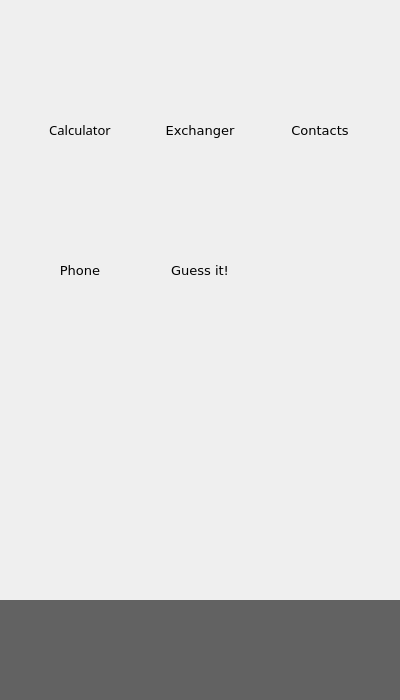
<?xml version="1.0" encoding="UTF-8"?>
<ui version="4.0">
 <class>Form</class>
 <widget class="QWidget" name="Form">
  <property name="geometry">
   <rect>
    <x>0</x>
    <y>0</y>
    <width>400</width>
    <height>700</height>
   </rect>
  </property>
  <property name="minimumSize">
   <size>
    <width>400</width>
    <height>700</height>
   </size>
  </property>
  <property name="maximumSize">
   <size>
    <width>400</width>
    <height>700</height>
   </size>
  </property>
  <property name="windowTitle">
   <string>Form</string>
  </property>
  <property name="styleSheet">
   <string notr="true">QWidget::setFixedSize(400,800)
</string>
  </property>
  <widget class="QLabel" name="home_app_2">
   <property name="geometry">
    <rect>
     <x>0</x>
     <y>0</y>
     <width>400</width>
     <height>800</height>
    </rect>
   </property>
   <property name="minimumSize">
    <size>
     <width>400</width>
     <height>800</height>
    </size>
   </property>
   <property name="maximumSize">
    <size>
     <width>400</width>
     <height>800</height>
    </size>
   </property>
   <property name="font">
    <font>
     <family>Verdana</family>
     <pointsize>10</pointsize>
    </font>
   </property>
   <property name="text">
    <string/>
   </property>
   <property name="pixmap">
    <pixmap>pic/background.jpg</pixmap>
   </property>
  </widget>
  <widget class="QPushButton" name="exchanger_app">
   <property name="geometry">
    <rect>
     <x>160</x>
     <y>40</y>
     <width>80</width>
     <height>80</height>
    </rect>
   </property>
   <property name="minimumSize">
    <size>
     <width>80</width>
     <height>80</height>
    </size>
   </property>
   <property name="maximumSize">
    <size>
     <width>80</width>
     <height>80</height>
    </size>
   </property>
   <property name="styleSheet">
    <string notr="true">QPushButton {
    border-radius: 1px;
}
</string>
   </property>
   <property name="text">
    <string/>
   </property>
   <property name="icon">
    <iconset>
     <normaloff>pic/currency_logo.png</normaloff>pic/currency_logo.png</iconset>
   </property>
   <property name="iconSize">
    <size>
     <width>80</width>
     <height>80</height>
    </size>
   </property>
  </widget>
  <widget class="QPushButton" name="calculator_app">
   <property name="geometry">
    <rect>
     <x>40</x>
     <y>40</y>
     <width>80</width>
     <height>80</height>
    </rect>
   </property>
   <property name="minimumSize">
    <size>
     <width>80</width>
     <height>80</height>
    </size>
   </property>
   <property name="maximumSize">
    <size>
     <width>80</width>
     <height>80</height>
    </size>
   </property>
   <property name="styleSheet">
    <string notr="true">QPushButton {
    border-radius: 1px;
}
</string>
   </property>
   <property name="text">
    <string/>
   </property>
   <property name="icon">
    <iconset>
     <normaloff>pic/calc_logo.png</normaloff>pic/calc_logo.png</iconset>
   </property>
   <property name="iconSize">
    <size>
     <width>80</width>
     <height>80</height>
    </size>
   </property>
  </widget>
  <widget class="QPushButton" name="contact_app">
   <property name="geometry">
    <rect>
     <x>280</x>
     <y>40</y>
     <width>80</width>
     <height>80</height>
    </rect>
   </property>
   <property name="minimumSize">
    <size>
     <width>80</width>
     <height>80</height>
    </size>
   </property>
   <property name="maximumSize">
    <size>
     <width>80</width>
     <height>80</height>
    </size>
   </property>
   <property name="styleSheet">
    <string notr="true">QPushButton {
    border-radius: 1px;
}
</string>
   </property>
   <property name="text">
    <string/>
   </property>
   <property name="icon">
    <iconset>
     <normaloff>pic/contact_logo.png</normaloff>pic/contact_logo.png</iconset>
   </property>
   <property name="iconSize">
    <size>
     <width>90</width>
     <height>90</height>
    </size>
   </property>
  </widget>
  <widget class="QPushButton" name="phone_app">
   <property name="geometry">
    <rect>
     <x>40</x>
     <y>180</y>
     <width>80</width>
     <height>80</height>
    </rect>
   </property>
   <property name="minimumSize">
    <size>
     <width>80</width>
     <height>80</height>
    </size>
   </property>
   <property name="maximumSize">
    <size>
     <width>80</width>
     <height>80</height>
    </size>
   </property>
   <property name="styleSheet">
    <string notr="true">QPushButton {
    border-radius: 1px;
}
</string>
   </property>
   <property name="text">
    <string/>
   </property>
   <property name="icon">
    <iconset>
     <normaloff>pic/phone_logo.png</normaloff>pic/phone_logo.png</iconset>
   </property>
   <property name="iconSize">
    <size>
     <width>90</width>
     <height>90</height>
    </size>
   </property>
  </widget>
  <widget class="QPushButton" name="game_app">
   <property name="geometry">
    <rect>
     <x>160</x>
     <y>180</y>
     <width>80</width>
     <height>80</height>
    </rect>
   </property>
   <property name="minimumSize">
    <size>
     <width>80</width>
     <height>80</height>
    </size>
   </property>
   <property name="maximumSize">
    <size>
     <width>80</width>
     <height>80</height>
    </size>
   </property>
   <property name="styleSheet">
    <string notr="true">QPushButton {
    border-radius: 1px;
}
</string>
   </property>
   <property name="text">
    <string/>
   </property>
   <property name="icon">
    <iconset>
     <normaloff>pic/guess_logo.png</normaloff>pic/guess_logo.png</iconset>
   </property>
   <property name="iconSize">
    <size>
     <width>80</width>
     <height>80</height>
    </size>
   </property>
  </widget>
  <widget class="QLabel" name="calculator_label">
   <property name="geometry">
    <rect>
     <x>40</x>
     <y>120</y>
     <width>80</width>
     <height>20</height>
    </rect>
   </property>
   <property name="minimumSize">
    <size>
     <width>80</width>
     <height>20</height>
    </size>
   </property>
   <property name="maximumSize">
    <size>
     <width>80</width>
     <height>20</height>
    </size>
   </property>
   <property name="font">
    <font>
     <family>Segoe Fluent Icons</family>
     <pointsize>10</pointsize>
     <bold>false</bold>
    </font>
   </property>
   <property name="layoutDirection">
    <enum>Qt::LeftToRight</enum>
   </property>
   <property name="text">
    <string>Calculator</string>
   </property>
   <property name="scaledContents">
    <bool>true</bool>
   </property>
   <property name="alignment">
    <set>Qt::AlignCenter</set>
   </property>
  </widget>
  <widget class="QLabel" name="exchanger_label">
   <property name="geometry">
    <rect>
     <x>160</x>
     <y>120</y>
     <width>80</width>
     <height>20</height>
    </rect>
   </property>
   <property name="minimumSize">
    <size>
     <width>80</width>
     <height>20</height>
    </size>
   </property>
   <property name="maximumSize">
    <size>
     <width>80</width>
     <height>20</height>
    </size>
   </property>
   <property name="font">
    <font>
     <family>Verdana</family>
     <pointsize>10</pointsize>
    </font>
   </property>
   <property name="layoutDirection">
    <enum>Qt::LeftToRight</enum>
   </property>
   <property name="text">
    <string>Exchanger</string>
   </property>
   <property name="scaledContents">
    <bool>true</bool>
   </property>
   <property name="alignment">
    <set>Qt::AlignCenter</set>
   </property>
  </widget>
  <widget class="QLabel" name="contact_label">
   <property name="geometry">
    <rect>
     <x>280</x>
     <y>120</y>
     <width>80</width>
     <height>20</height>
    </rect>
   </property>
   <property name="minimumSize">
    <size>
     <width>80</width>
     <height>20</height>
    </size>
   </property>
   <property name="maximumSize">
    <size>
     <width>80</width>
     <height>20</height>
    </size>
   </property>
   <property name="font">
    <font>
     <family>Verdana</family>
     <pointsize>10</pointsize>
    </font>
   </property>
   <property name="layoutDirection">
    <enum>Qt::LeftToRight</enum>
   </property>
   <property name="text">
    <string>Contacts</string>
   </property>
   <property name="scaledContents">
    <bool>true</bool>
   </property>
   <property name="alignment">
    <set>Qt::AlignCenter</set>
   </property>
  </widget>
  <widget class="QLabel" name="phone_label">
   <property name="geometry">
    <rect>
     <x>40</x>
     <y>260</y>
     <width>80</width>
     <height>20</height>
    </rect>
   </property>
   <property name="minimumSize">
    <size>
     <width>80</width>
     <height>20</height>
    </size>
   </property>
   <property name="maximumSize">
    <size>
     <width>80</width>
     <height>20</height>
    </size>
   </property>
   <property name="font">
    <font>
     <family>Verdana</family>
     <pointsize>10</pointsize>
     <bold>false</bold>
    </font>
   </property>
   <property name="layoutDirection">
    <enum>Qt::LeftToRight</enum>
   </property>
   <property name="text">
    <string>Phone</string>
   </property>
   <property name="scaledContents">
    <bool>true</bool>
   </property>
   <property name="alignment">
    <set>Qt::AlignCenter</set>
   </property>
  </widget>
  <widget class="QLabel" name="guess_label">
   <property name="geometry">
    <rect>
     <x>160</x>
     <y>260</y>
     <width>80</width>
     <height>20</height>
    </rect>
   </property>
   <property name="minimumSize">
    <size>
     <width>80</width>
     <height>20</height>
    </size>
   </property>
   <property name="maximumSize">
    <size>
     <width>80</width>
     <height>20</height>
    </size>
   </property>
   <property name="font">
    <font>
     <family>Verdana</family>
     <pointsize>10</pointsize>
     <bold>false</bold>
    </font>
   </property>
   <property name="layoutDirection">
    <enum>Qt::LeftToRight</enum>
   </property>
   <property name="text">
    <string>Guess it!</string>
   </property>
   <property name="scaledContents">
    <bool>true</bool>
   </property>
   <property name="alignment">
    <set>Qt::AlignCenter</set>
   </property>
  </widget>
  <widget class="QPushButton" name="home_app">
   <property name="geometry">
    <rect>
     <x>160</x>
     <y>610</y>
     <width>80</width>
     <height>80</height>
    </rect>
   </property>
   <property name="minimumSize">
    <size>
     <width>80</width>
     <height>80</height>
    </size>
   </property>
   <property name="maximumSize">
    <size>
     <width>80</width>
     <height>80</height>
    </size>
   </property>
   <property name="styleSheet">
    <string notr="true">QPushButton {
    border-radius: 1px;
}
</string>
   </property>
   <property name="text">
    <string/>
   </property>
   <property name="icon">
    <iconset>
     <normaloff>pic/home_logo.png</normaloff>pic/home_logo.png</iconset>
   </property>
   <property name="iconSize">
    <size>
     <width>80</width>
     <height>80</height>
    </size>
   </property>
  </widget>
  <widget class="QLabel" name="home_background">
   <property name="geometry">
    <rect>
     <x>0</x>
     <y>600</y>
     <width>400</width>
     <height>100</height>
    </rect>
   </property>
   <property name="minimumSize">
    <size>
     <width>400</width>
     <height>100</height>
    </size>
   </property>
   <property name="maximumSize">
    <size>
     <width>400</width>
     <height>100</height>
    </size>
   </property>
   <property name="styleSheet">
    <string notr="true">background-color: rgb(98, 98, 98);</string>
   </property>
   <property name="text">
    <string/>
   </property>
  </widget>
  <zorder>home_app_2</zorder>
  <zorder>home_background</zorder>
  <zorder>exchanger_app</zorder>
  <zorder>calculator_app</zorder>
  <zorder>contact_app</zorder>
  <zorder>phone_app</zorder>
  <zorder>game_app</zorder>
  <zorder>calculator_label</zorder>
  <zorder>exchanger_label</zorder>
  <zorder>contact_label</zorder>
  <zorder>phone_label</zorder>
  <zorder>guess_label</zorder>
  <zorder>home_app</zorder>
 </widget>
 <resources/>
 <connections/>
</ui>
